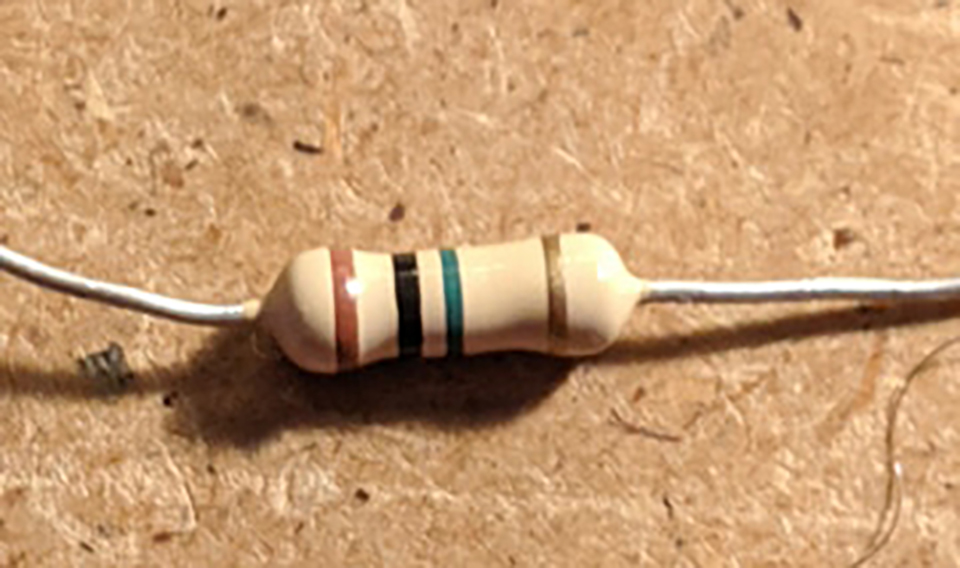
#> input picture test_resistors/test_resistor7.jpg, 960 x 568 px, found by its file name
$ jupyter execute --allow-errors 'Color Code Scanner.ipynb'   (shell and % lines are left out)
#> lines starting #> are read from the running program, lines starting #| are printed output that depends on the picture; after the words box and inside, x2 and y2 are one past the last pixel; in counts of white or black regions, pixels touching at a corner belong together
[cell 1]
import numpy as np
import cv2
from keras.preprocessing.image import ImageDataGenerator

from skimage import io
import os
from skimage.filters import threshold_yen
from skimage.exposure import rescale_intensity
from skimage.io import imread, imsave
from matplotlib import pyplot as plt

from PIL import Image
import imutils

[cell 2]
input = r"C:\Users\Oliver\Documents\Projects\Resistor-Color-Code-Scanner\Resistor-color-code-scanner\test_resistors\test_resistor7.jpg"
img_rgb_rectangle = cv2.imread(input)
#> img_rgb_rectangle is the input picture: shape (568, 960, 3); mean B, G, R 112.7, 153.8, 196.5
img_rgb = cv2.imread(input)

#img_rgb = cv2.resize(img_rgb, (1600,1600), interpolation = cv2.INTER_LINEAR_EXACT)
img_gray = cv2.cvtColor(img_rgb, cv2.COLOR_BGR2GRAY)
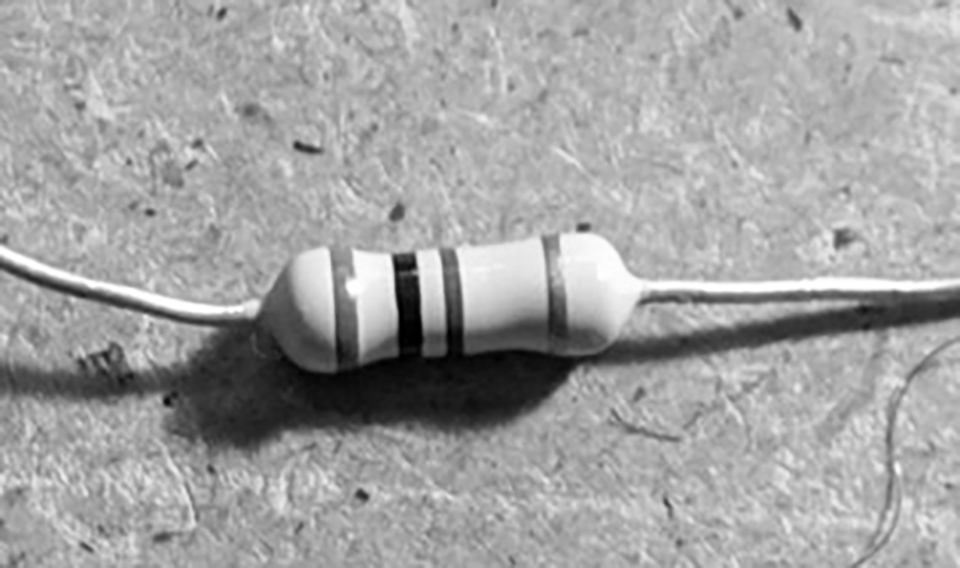
#> img_gray: shape (568, 960); min 0, max 255, mean 161.9
template = cv2.imread(r"C:\Users\Oliver\Documents\Projects\Resistor-Color-Code-Scanner\Resistor-color-code-scanner\test_resistors\test_resistor7_crop.jpg",0)
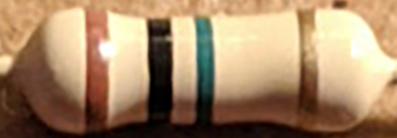
#> input picture test_resistors/test_resistor7_crop.jpg, 397 x 138 px, found by its file name
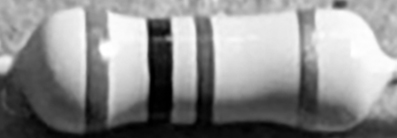
#> template: shape (138, 397); min 0, max 255, mean 140.4
w, h = template.shape[::-1]
#> w = 397; h = 138
res = cv2.matchTemplate(img_gray,template,cv2.TM_CCOEFF_NORMED)
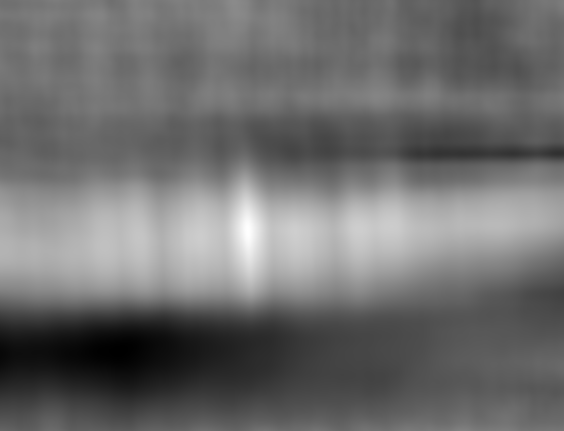
#> res: shape (431, 564) float32; min -0.695, max 0.937, mean 0.0109; drawn with min black and max white
threshold = 0.8
loc = np.where(res >= threshold)
#> loc = 520 positions, rows 211 to 254, columns 240 to 256

for pt in zip(*loc[::-1]): #Draw rectangle around ROI
    cv2.rectangle(img_rgb_rectangle, pt, (pt[0] + w, pt[1] + h), (255,255,255), 1)
#> this loop made 520 passes
#> pt on passes 1 to 3: (246, 211), (247, 211), (245, 212)
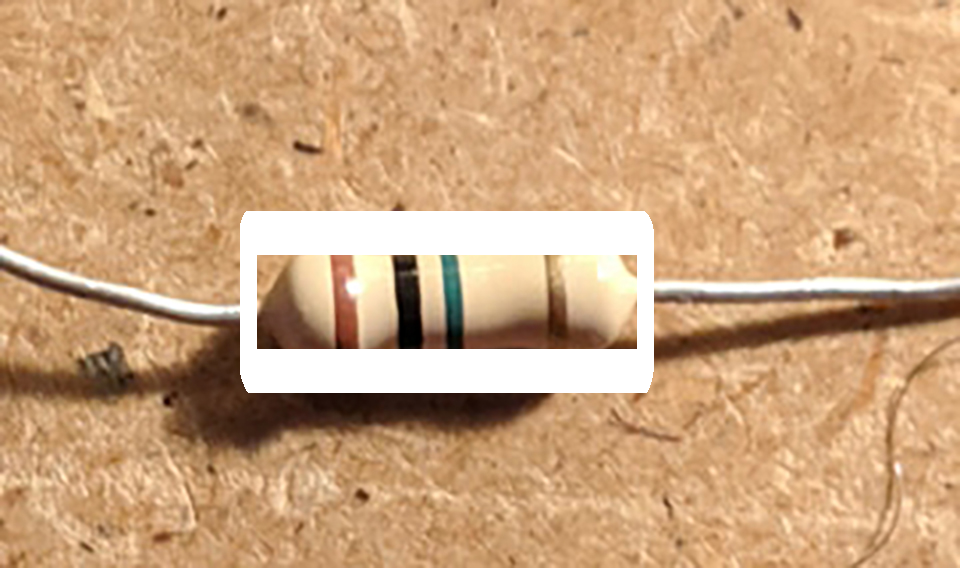
#> img_rgb_rectangle: shape (568, 960, 3); 7.23% of pixels changed, all inside (x1, y1, x2, y2) = (240, 211, 654, 393)


file = 'resistor_found.jpg'
cv2.imwrite(file, img_rgb_rectangle)

print(pt[0], pt[1])
#| 249 254

print(pt[0] + w, pt[1] + h)
#| 646 392

roi = img_rgb[pt[1]:pt[1]+h, pt[0]:pt[0]+w]
cv2.imwrite("roi.jpg", roi)
#> Out = True

[cell 3]
# [5 lines of commented-out code are left out]

colors = {}

while True:

    frame = cv2.imread('roi.jpg')

    height, width, channels = frame.shape
#> height = 138; width = 397; channels = 3
    #_, frame = cap.read()
    #frame = cv2.resize(frame, (height*4,width*4), interpolation = cv2.INTER_LINEAR_EXACT)

    hsv = cv2.cvtColor(frame, cv2.COLOR_BGR2HSV)
#> hsv: shape (138, 397, 3); mean H, S, V 16.2, 127.8, 143.3


    lower_blue = np.array([100,150,0]) #lower boundry
    upper_blue = np.array([120, 255, 255]) #upper boundry

    lower_green = np.array([59, 28, 46]) #lower boundry, original 40,70,80
    upper_green = np.array([104, 255, 168]) #upper boundry, original 70, 255, 255

    lower_red = np.array([175, 81, 79])
    upper_red = np.array([179, 255, 255])

    lower_yellow = np.array([21, 89, 138]) #lower boundry
    upper_yellow = np.array([123, 255, 255]) #upper boundry

    lower_orange = np.array([5, 190, 200]) #5, 190, 200
    upper_orange = np.array([18, 225, 255]) #18, 225, 255

    lower_violet = np.array([[92, 74, 89]])
    upper_violet = np.array([174, 255, 255])

    lower_black = np.array([[0, 0, 0]])
    upper_black = np.array([41, 150, 61])

    lower_brown = np.array([[7, 181, 85]])
    upper_brown = np.array([13, 255, 182])

    lower_brown_light = np.array([[4, 109, 138]])
    upper_brown_light = np.array([11, 255, 233])

    lower_black_light = np.array([[0, 0, 0]])
    upper_black_light = np.array([179, 255, 14])

    lower_violet_dark = np.array([[92, 74, 0]])
    upper_violet_dark = np.array([174, 255, 255])

    lower_red_dark = np.array([28, 78, 136])
    upper_red_dark = np.array([179, 255, 255])


    mask_blue = cv2.inRange(hsv, lower_blue, upper_blue)
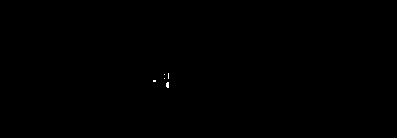
#> mask_blue: shape (138, 397); 0.05% white in thin lines or dots, all inside (x1, y1, x2, y2) = (153, 73, 169, 88)
    mask_green = cv2.inRange(hsv, lower_green, upper_green)
#> mask_green: shape (138, 397); 1.9% white; 1 white region, box (x1, y1, x2, y2) and area: (193, 0, 213, 72) 1052
    mask_red = cv2.inRange(hsv, lower_red, upper_red)
#> mask_red: shape (138, 397); every value is 0
    mask_yellow = cv2.inRange(hsv, lower_yellow, upper_yellow)
#> mask_yellow: shape (138, 397); 0.04% white in thin lines or dots, all inside (x1, y1, x2, y2) = (3, 13, 205, 48)
    mask_orange = cv2.inRange(hsv, lower_orange, upper_orange)
    mask_violet = cv2.inRange(hsv, lower_violet, upper_violet)
    mask_black = cv2.inRange(hsv, lower_black, upper_black)
#> mask_black: shape (138, 397); 2.8% white; 49 white regions (34 under 20 px), largest, box (x1, y1, x2, y2) and area: (147, 7, 166, 80) 671, (100, 114, 136, 126) 118, (151, 103, 171, 114) 107
    mask_brown = cv2.inRange(hsv, lower_brown, upper_brown)
#> mask_brown: shape (138, 397); 1.8% white; 31 white regions (24 under 20 px), largest, box (x1, y1, x2, y2) and area: (357, 88, 397, 108) 324, (92, 74, 109, 109) 191, (298, 75, 322, 100) 165
    mask_brown_light = cv2.inRange(hsv, lower_brown_light, upper_brown_light)
#> mask_brown_light: shape (138, 397); 2.5% white; 17 white regions (15 under 20 px), largest, box (x1, y1, x2, y2) and area: (82, 0, 108, 89) 1279, (107, 81, 117, 107) 66
    mask_black_light = cv2.inRange(hsv, lower_black_light, upper_black_light)
#> mask_black_light: shape (138, 397); 2.8% white; 12 white regions (7 under 20 px), largest, box (x1, y1, x2, y2) and area: (150, 45, 172, 96) 696, (119, 98, 170, 116) 371, (189, 73, 213, 113) 295, (85, 119, 110, 126) 85, (245, 103, 253, 107) 30
    mask_violet_dark = cv2.inRange(hsv, lower_violet_dark, upper_violet_dark)
#> mask_violet_dark: shape (138, 397); 0.26% white in thin lines or dots, all inside (x1, y1, x2, y2) = (54, 30, 203, 124)
    mask_red_dark = cv2.inRange(hsv, lower_red_dark, upper_red_dark)
#> mask_red_dark: shape (138, 397); 0.07% white; 3 white regions (2 under 20 px)

    contour1 = cv2.findContours(mask_blue, cv2.RETR_TREE, cv2.CHAIN_APPROX_TC89_L1)
#> contour1 = 5 contours, all with area under 20
    contour1 = imutils.grab_contours(contour1)

    contour2 = cv2.findContours(mask_green, cv2.RETR_TREE, cv2.CHAIN_APPROX_TC89_L1)
#> contour2 = 2 contours, 1 with area under 20; largest, box (x1, y1, x2, y2) and area: (193, 0, 213, 72) 977
    contour2 = imutils.grab_contours(contour2)

    contour3 = cv2.findContours(mask_red, cv2.RETR_TREE, cv2.CHAIN_APPROX_TC89_L1)
#> contour3 = 0 contours
    contour3 = imutils.grab_contours(contour3)
#> contour3 = []

    contour4 = cv2.findContours(mask_yellow, cv2.RETR_TREE, cv2.CHAIN_APPROX_TC89_L1)
#> contour4 = 2 contours, all with area under 20
    contour4 = imutils.grab_contours(contour4)

    contour5 = cv2.findContours(mask_orange, cv2.RETR_TREE, cv2.CHAIN_APPROX_TC89_L1)
#> contour5 = 0 contours
    contour5 = imutils.grab_contours(contour5)
#> contour5 = []

    contour6 = cv2.findContours(mask_violet, cv2.RETR_TREE, cv2.CHAIN_APPROX_TC89_L1)
#> contour6 = 0 contours
    contour6 = imutils.grab_contours(contour6)
#> contour6 = []

    contour7 = cv2.findContours(mask_black, cv2.RETR_TREE, cv2.CHAIN_APPROX_TC89_L1)
#> contour7 = 56 contours, 49 with area under 20; largest, box (x1, y1, x2, y2) and area: (147, 7, 166, 80) 598, (100, 114, 136, 126) 86, (151, 103, 171, 114) 75, (154, 91, 167, 100) 66, (202, 91, 210, 101) 35, (177, 132, 186, 137) 22, (251, 104, 263, 111) 20
    contour7 = imutils.grab_contours(contour7)

    contour8 = cv2.findContours(mask_brown, cv2.RETR_TREE, cv2.CHAIN_APPROX_TC89_L1)
#> contour8 = 40 contours, 34 with area under 20; largest, box (x1, y1, x2, y2) and area: (357, 88, 397, 108) 272, (92, 74, 109, 109) 158, (298, 75, 322, 100) 134, (87, 54, 94, 81) 76, (301, 44, 316, 69) 50, (298, 82, 307, 88) 24
    contour8 = imutils.grab_contours(contour8)

    contour9 = cv2.findContours(mask_brown_light, cv2.RETR_TREE, cv2.CHAIN_APPROX_TC89_L1)
#> contour9 = 18 contours, 16 with area under 20; largest, box (x1, y1, x2, y2) and area: (82, 0, 108, 89) 1144, (107, 81, 116, 107) 30
    contour9 = imutils.grab_contours(contour9)

    contour10 = cv2.findContours(mask_black_light, cv2.RETR_TREE, cv2.CHAIN_APPROX_TC89_L1)
#> contour10 = 18 contours, 13 with area under 20; largest, box (x1, y1, x2, y2) and area: (150, 45, 172, 96) 654, (119, 98, 170, 116) 317, (189, 73, 213, 113) 257, (85, 119, 110, 126) 52, (202, 88, 209, 98) 34
    contour10 = imutils.grab_contours(contour10)

    contour11 = cv2.findContours(mask_violet_dark, cv2.RETR_TREE, cv2.CHAIN_APPROX_TC89_L1)
#> contour11 = 18 contours, 16 with area under 20; largest, box (x1, y1, x2, y2) and area: (163, 80, 169, 88) 24, (164, 53, 167, 79) 20
    contour11 = imutils.grab_contours(contour11)

    contour12 = cv2.findContours(mask_red_dark, cv2.RETR_TREE, cv2.CHAIN_APPROX_TC89_L1)
#> contour12 = 3 contours, all with area under 20
    contour12 = imutils.grab_contours(contour12)

    area_limit = 600
    for c in contour1:
        area = cv2.contourArea(c)
        if area > area_limit:
            #print("blue", area)

            #cv2.drawContours(frame,[c],-1,(0,255,0), 3)

            M = cv2.moments(c)

            cx = int(M["m10"]/ M["m00"])
            cy = int(M["m01"]/ M["m00"])

            #cv2.circle(frame,(cx,cy),7,(255,255,255),-1)

            x1,y1,w1,h1 = cv2.boundingRect(c)
            cv2.rectangle(frame,(x1,y1),(x1+w1,y1+h1),(255,255,0),1)
            cv2.putText(frame, "Blue", (cx-20, cy-20), cv2.FONT_HERSHEY_SIMPLEX, 1, (255, 0, 0), 3)

            if x1 not in colors:
                colors[x1] = 'Blue'
#> this loop made 5 passes
#> (c, area) on passes 1 to 5: ([[166, 83], [168, 87], [168, 82]], 5), ([[153, 81], [155, 80]], 0), ([[164, 78]], 0), ([[164, 74]], 0), ([[168, 73], [168, 78]], 0)
#> after the loop, colors = 0 items


    for c in contour2:
        area = cv2.contourArea(c)
        if area > area_limit:
            #print("green", area)

            #cv2.drawContours(frame,[c],-1,(0,255,0), 3)

            M = cv2.moments(c)

            cx = int(M["m10"]/ M["m00"])
            cy = int(M["m01"]/ M["m00"])

            #cv2.circle(frame,(cx,cy),7,(255,255,255),-1)

            # Find bounding rectangles
            x2,y2,w2,h2 = cv2.boundingRect(c)
            # Draw the rectangle
            cv2.rectangle(frame,(x2,y2),(x2+w2,y2+h2),(255,255,0),1)
            cv2.putText(frame, "Green", (cx-20, cy-20), cv2.FONT_HERSHEY_SIMPLEX, 1, (0, 255, 0), 3)

            if x2 not in colors:
                colors[x2] = 'Green'
#> this loop made 2 passes
#> (area, cx, cy, x2, y2, w2, h2) on pass 1: (977, 202, 34, 193, 0, 20, 72)
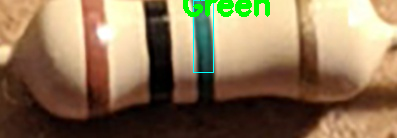
#> frame: shape (138, 397, 3); mean B, G, R 84.8, 115.1, 138.2
#> after the loop, colors = {193: 'Green'}

    for c in contour3:
        area = cv2.contourArea(c)
        if area > area_limit:
            #print("red", area)

            #cv2.drawContours(frame,[c],-1,(0,255,0), 3)

            M = cv2.moments(c)

            cx = int(M["m10"]/ M["m00"])
            cy = int(M["m01"]/ M["m00"])

            #cv2.circle(frame,(cx,cy),7,(255,255,255),-1)

            x3,y3,w3,h3 = cv2.boundingRect(c)

            cv2.rectangle(frame,(x3,y3),(x3+w3,y3+h3),(255,255,0),1)

            cv2.putText(frame, "Red", (cx-20, cy-20), cv2.FONT_HERSHEY_SIMPLEX, 1, (0, 0, 255), 3)

            if x3 not in colors:
                colors[x3] = 'Red'
#> this loop made 0 passes

    for c in contour4:

        area = cv2.contourArea(c)
        if area > area_limit:
            #print("yellow", area)

            #cv2.drawContours(frame,[c],-1,(0,255,0), 3)

            M = cv2.moments(c)

            cx = int(M["m10"]/ M["m00"])
            cy = int(M["m01"]/ M["m00"])

            #cv2.circle(frame,(cx,cy),7,(255,255,255),-1)

            x4,y4,w4,h4 = cv2.boundingRect(c)
            cv2.rectangle(frame,(x4,y4),(x4+w4,y4+h4),(255,255,0),1)

            cv2.putText(frame, "Yellow", (cx-20, cy-20), cv2.FONT_HERSHEY_SIMPLEX, 1, (0, 255, 255), 3)

            if x4 not in colors:
                colors[x4] = 'Yellow'
#> this loop made 2 passes
#> (c, area) on passes 1 to 2: ([[3, 47]], 0), ([[202, 13], [201, 19], [204, 15]], 7)

    for c in contour5:
        area = cv2.contourArea(c)
        if area > area_limit:
            #print("orange", area)

            #cv2.drawContours(frame,[c],-1,(0,255,0), 3)

            M = cv2.moments(c)

            cx = int(M["m10"]/ M["m00"])
            cy = int(M["m01"]/ M["m00"])

            #cv2.circle(frame,(cx,cy),7,(255,255,255),-1)

            x5,y5,w5,h5 = cv2.boundingRect(c)
            cv2.rectangle(frame,(x5,y5),(x5+w5,y5+h5),(255,255,0),1)
            cv2.putText(frame, "Orange", (cx-20, cy-20), cv2.FONT_HERSHEY_SIMPLEX, 1, (2, 106, 255), 3)

            if x5 not in colors:
                colors[x5] = 'Orange'


    for c in contour6:
        area = cv2.contourArea(c)
        if area > area_limit:
            #print("violet", area)

            #cv2.drawContours(frame,[c],-1,(0,255,0), 3)

            M = cv2.moments(c)

            cx = int(M["m10"]/ M["m00"])
            cy = int(M["m01"]/ M["m00"])

            #cv2.circle(frame,(cx,cy),7,(255,255,255),-1)

            x6,y6,w6,h6 = cv2.boundingRect(c)
            cv2.rectangle(frame,(x6,y6),(x6+w6,y6+h6),(255,255,0),1)
            cv2.putText(frame, "Violet", (cx-20, cy-20), cv2.FONT_HERSHEY_SIMPLEX, 1, (238, 130, 238), 3)

            if x6 not in colors:
                colors[x6] = 'Violet'


    for c in contour7:
        area = cv2.contourArea(c)
        if area > area_limit:
            #print("black", area)

            #cv2.drawContours(frame,[c],-1,(0,255,0), 3)

            M = cv2.moments(c)

            cx = int(M["m10"]/ M["m00"])
            cy = int(M["m01"]/ M["m00"])

            #cv2.circle(frame,(cx,cy),7,(255,255,255),-1)

            x7,y7,w7,h7 = cv2.boundingRect(c)
            cv2.rectangle(frame,(x7,y7),(x7+w7,y7+h7),(255,255,0),1)
            cv2.putText(frame, "Black", (cx-20, cy-20), cv2.FONT_HERSHEY_SIMPLEX, 1, (50, 0, 0), 3)

            if x7 not in colors:
                colors[x7] = 'Black'
#> this loop made 56 passes
#> area on passes 6, 18, 26, 27, 32, 33, 51: 22.5, 85.5, 20.5, 75, 35, 65.5, 598


    for c in contour8:
        area = cv2.contourArea(c)
        if area > area_limit:
            #print("brown", area)

            #cv2.drawContours(frame,[c],-1,(0,255,0), 3)

            M = cv2.moments(c)

            cx = int(M["m10"]/ M["m00"])
            cy = int(M["m01"]/ M["m00"])

            #cv2.circle(frame,(cx,cy),7,(255,255,255),-1)

            x8,y8,w8,h8 = cv2.boundingRect(c)
            cv2.rectangle(frame,(x8,y8),(x8+w8,y8+h8),(255,255,0),1)
            cv2.putText(frame, "Brown", (cx-20, cy-20), cv2.FONT_HERSHEY_SIMPLEX, 1, (42, 42, 165), 3)

            if x8 not in colors:
                colors[x8] = 'Brown'
#> this loop made 40 passes
#> area on passes 15, 23, 25, 28, 37, 39: 272.5, 24.5, 133.5, 158.5, 75.5, 49.5


    for c in contour9:
        area = cv2.contourArea(c)
        if area > area_limit:
            #print("brown light", area)

            #cv2.drawContours(frame,[c],-1,(0,255,0), 3)

            M = cv2.moments(c)

            cx = int(M["m10"]/ M["m00"])
            cy = int(M["m01"]/ M["m00"])

            #cv2.circle(frame,(cx,cy),7,(255,255,255),-1)

            x9,y9,w9,h9 = cv2.boundingRect(c)
            cv2.rectangle(frame,(x9,y9),(x9+w9,y9+h9),(255,255,0),1)
            cv2.putText(frame, "Brown", (cx-20, cy-20), cv2.FONT_HERSHEY_SIMPLEX, 1, (42, 42, 165), 3)

            if x9 not in colors:
                colors[x9] = 'Brown'
#> this loop made 18 passes
#> (area, cx, cy, x9, y9, w9, h9) on pass 17: (1144.5, 93, 37, 82, 0, 26, 89)
#> area on pass 11: 30
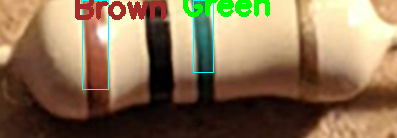
#> frame: shape (138, 397, 3); 2.31% of pixels changed, all inside (x1, y1, x2, y2) = (75, 0, 166, 90)
#> after the loop, colors = {193: 'Green', 82: 'Brown'}


    for c in contour10:
        area = cv2.contourArea(c)
        #print("black", area)
        if area > area_limit:

            #print("black light", area)

            #cv2.drawContours(frame,[c],-1,(0,255,0), 3)

            M = cv2.moments(c)

            cx = int(M["m10"]/ M["m00"])
            cy = int(M["m01"]/ M["m00"])

            #cv2.circle(frame,(cx,cy),7,(255,255,255),-1)

            x10,y10,w10,h10 = cv2.boundingRect(c)
            cv2.rectangle(frame,(x10,y10),(x10+w10,y10+h10),(255,255,0),1)
            cv2.putText(frame, "Black", (cx-20, cy-20), cv2.FONT_HERSHEY_SIMPLEX, 1, (0, 0, 50), 3)

            if x10 not in colors:
                colors[x10] = 'Black'
#> this loop made 18 passes
#> (area, cx, cy, x10, y10, w10, h10) on pass 18: (653.5, 159, 75, 150, 45, 22, 51)
#> area on passes 2, 7, 10, 13: 52, 317, 257, 33.5
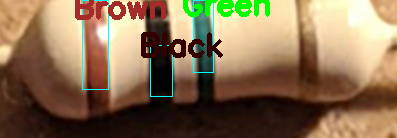
#> frame: shape (138, 397, 3); 2.19% of pixels changed, all inside (x1, y1, x2, y2) = (141, 32, 223, 97)
#> after the loop, colors = {193: 'Green', 82: 'Brown', 150: 'Black'}

    for c in contour11:
        area = cv2.contourArea(c)
        #if area > 500:
            #print(area)
        if area > area_limit:

            #print("violet dark", area)

            #cv2.drawContours(frame,[c],-1,(0,255,0), 3)

            M = cv2.moments(c)

            cx = int(M["m10"]/ M["m00"])
            cy = int(M["m01"]/ M["m00"])

            #cv2.circle(frame,(cx,cy),7,(255,255,255),-1)

            x11,y11,w11,h11 = cv2.boundingRect(c)
            cv2.rectangle(frame,(x11,y11),(x11+w11,y11+h11),(255,255,0),1)
            cv2.putText(frame, "Violet", (cx-20, cy-20), cv2.FONT_HERSHEY_SIMPLEX, 1, (238, 130, 238), 3)

            if x11 not in colors:
                colors[x11] = 'Violet'
#> this loop made 18 passes
#> area on passes 8, 16: 23.5, 20.5

    for c in contour12:
        area = cv2.contourArea(c)
        #print("red dark", area)
        if area > area_limit:
            #print("red dark", area)

            #cv2.drawContours(frame,[c],-1,(0,255,0), 3)

            M = cv2.moments(c)

            cx = int(M["m10"]/ M["m00"])
            cy = int(M["m01"]/ M["m00"])

            #cv2.circle(frame,(cx,cy),7,(255,255,255),-1)

            x12,y12,w12,h12 = cv2.boundingRect(c)

            cv2.rectangle(frame,(x12,y12),(x12+w12,y12+h12),(255,255,0),1)

            cv2.putText(frame, "Red", (cx-20, cy-20), cv2.FONT_HERSHEY_SIMPLEX, 1, (0, 0, 255), 3)

            if x12 not in colors:
                colors[x12] = 'Red'
#> this loop made 3 passes
#> (c, area) on passes 1, 3: ([[203, 31], [204, 29]], 0), ([[197, 0], [198, 3]], 0)
#> area on pass 2: 15.5

    #Display ohm
    color_bands = {"Black": 0, "Brown": 1, "Red": 2, "Orange": 3, "Yellow": 4, "Green": 5, "Blue": 6, "Violet": 7, "Grey": 8, "White": 9}
    color_multipliers = {"Black": 1, "Brown": 10, "Red": 100, "Orange": 1000, "Yellow": 10000, "Green": 100000, "Blue":1000000 , "Violet": 10000000, "Grey": 100000000, "White": 100000000}

    colors_list = []
    for color in colors.keys():
             colors_list.append(color)
#> this loop made 3 passes
#> color on passes 1 to 3: 193, 82, 150
#> after the loop, colors_list = [193, 82, 150]

    colors_list = sorted(colors_list)
#> colors_list = [82, 150, 193]

    if len(colors_list) < 3:
        color1 = colors[colors_list[0]]
        color2 = colors[colors_list[1]]
    else:
        color1 = colors[colors_list[0]]
#> color1 = 'Brown'
        color2 = colors[colors_list[1]]
#> color2 = 'Black'
        color3 = colors[colors_list[2]]
#> color3 = 'Green'

    combined = int(str(color_bands[color1]) + str(color_bands[color2]))
#> combined = 10

    ohms = str(combined*color_multipliers[color3])
#> ohms = '1000000'
    cv2.putText(frame,ohms + ' ohm',(0,int(height*0.9)), cv2.FONT_HERSHEY_SIMPLEX, 1, (0, 255, 0), 2, cv2.LINE_AA)
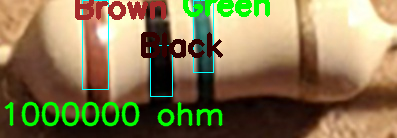
#> frame: shape (138, 397, 3); 4.7% of pixels changed, all inside (x1, y1, x2, y2) = (4, 101, 223, 127)


    #Close window
    key = cv2.waitKey(1)
#> (key Esc is pressed here)
    if key == 27:
        break

    cv2.imshow("result",frame)


#> (the rest of this cell did not finish here and is left out)
